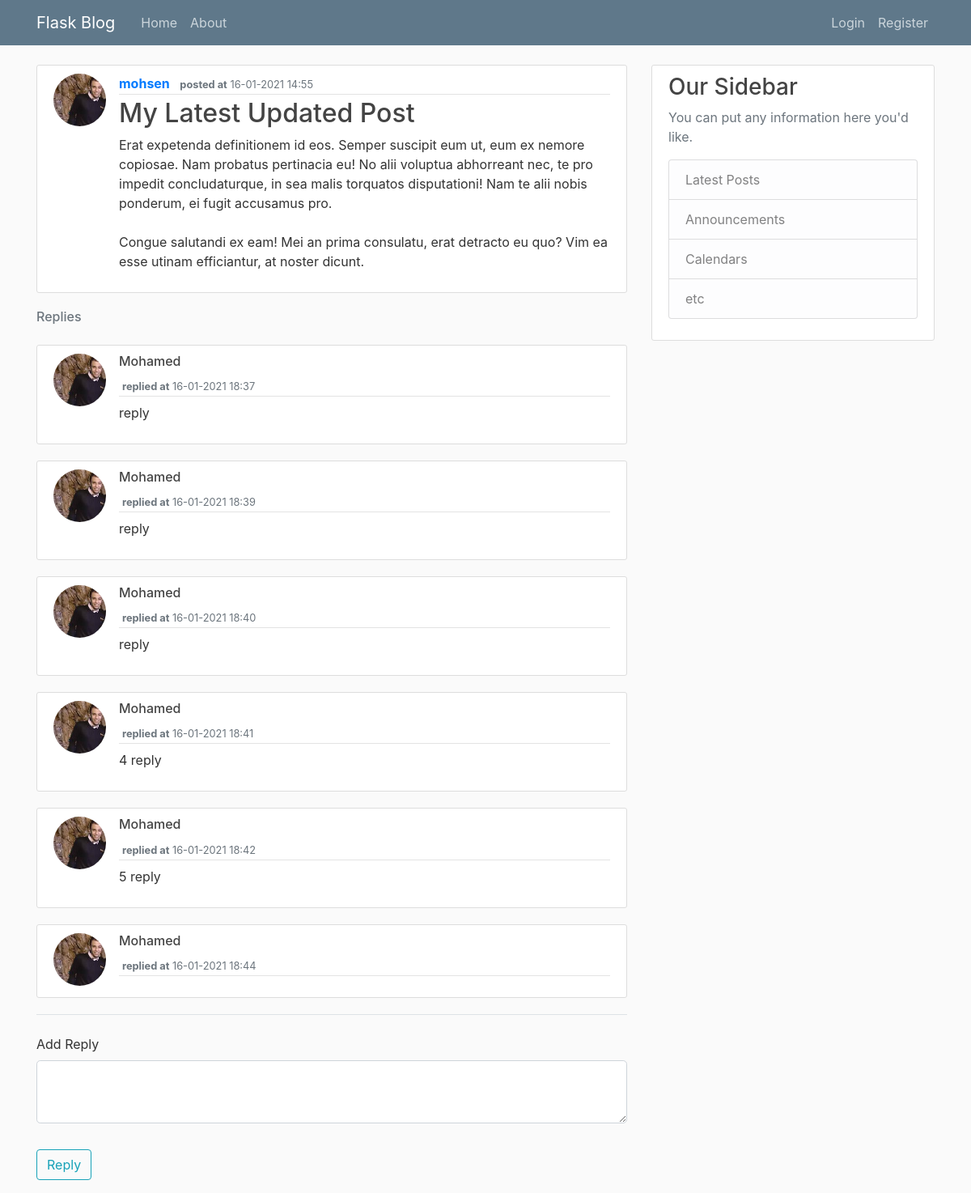
Screenshot of /post/26 with the database file from the repository.
### flask_blog/models.py (models this page shows, shortened)
class User(db.Model, UserMixin):
    id = db.Column(db.Integer, primary_key=True)
    username = db.Column(db.String(20), unique=True, nullable=False)
    email = db.Column(db.String(120), unique=True, nullable=False)
    image_file = db.Column(db.String(20), nullable=True, default='default.jpeg')
    password = db.Column(db.String(60), nullable=False)
    posts = db.relationship('Post', backref='author', lazy=True)
    reply = db.relationship('Replies', backref='user', lazy=True)

class Post(db.Model):
    id = db.Column(db.Integer, primary_key=True)
    title = db.Column(db.String(100), nullable=False)
    date_posted = db.Column(db.DateTime, nullable=False, default=datetime.utcnow)
    content = db.Column(db.Text, nullable=False)
    user_id = db.Column(db.Integer, db.ForeignKey('user.id'), nullable=False)
    replies = db.relationship('Replies', backref='replies', lazy=True)

class Replies(db.Model):
    id = db.Column(db.Integer, primary_key = True)
    date_posted = db.Column(db.DateTime, nullable=False, default=datetime.utcnow)
    post_id = db.Column(db.Integer, db.ForeignKey('post.id'), nullable=False)
    user_id = db.Column(db.Integer, db.ForeignKey('user.id'), nullable=False)
    content = db.Column(db.Text, nullable = False)

### flask_blog/routes.py (the view, shortened to what this page needs)
@app.route("/post/<int:post_id>", methods=['GET','POST'])
def post(post_id):
    post = Post.query.get_or_404(post_id)
    replies = post.replies
    num_of_rep = len(replies)
    form = Reply()
    return render_template('post.html', title=post.title,
                               post=post, replies=replies, n=num_of_rep, form=form)

### flask_blog/forms.py
class Reply(FlaskForm):
    content = TextAreaField('Add Reply', validators=[DataRequired()])
    submit = SubmitField('Reply')

### flask_blog/templates/post.html (shortened to what this page needs)
{% extends "layout.html" %}
{% block content %}
    <article class="media content-section">
      <img class="rounded-circle article-img" src="{{ url_for('static', filename='profile_pics/' + post.author.image_file)}}">
      <div class="media-body">
        <div class="article-metadata">
          <a class="mr-2" href="{{ url_for('user_posts', username = post.author.username) }}"><b>{{ post.author.username }}</b></a>
          <small class="text-muted"><b>posted at</b> {{ post.date_posted.strftime('%d-%m-20%y %H:%M') }}</small>
        </div>
        <h2 class="article-title">{{ post.title }}</h2>
        <p class="article-content">{{ post.content }}</p>
      </div>
    </article>
    {% if replies %}
      <h6 class="mb-4 text-muted">Replies</h6>
      {% for reply in replies %}
        <article class="media content-section">
            <img class="rounded-circle article-img" src="{{ url_for('static', filename='profile_pics/' + reply.user.image_file)}}">
          <div class="media-body">
            <div class="article-metadata mb-2">
              <a class="mr-1" href="{{ url_for('user_posts', username = reply.user.username)}}"><h6>{{ reply.user.username }}</h6></a>
              <small class="text-muted"><b>replied at</b> {{ reply.date_posted.strftime('%d-%m-20%y %H:%M') }}</small>
            </div>
            <p class="article-content">{{ reply.content }}</p>
          </div>
        </article>
      {% endfor %}
    {% endif %}
    <form method="POST" action="" enctype="multipart/form-data">
            <fieldset class="form-group">
                <legend class="border-bottom mb-4">{{legend}}</legend>
                <div class="form-group">
                    {{ form.content.label(class="form-control-label")}}
                    {% if form.content.errors %}
                        {{ form.content(class="form-control form-control-lg is-invalid") }}
                        <div class="invalid-feedback">
                            {% for error in form.content.errors %}
                                <span> {{ error }}</span>
                            {% endfor %}
                        </div>
                    {% else %}
                         {{ form.content(class="form-control form-control-lg")}}
                    {% endif%}
                </div>
            </fieldset>
            <div class="form-group">
                {{ form.submit(class="btn btn-outline-info")}}
            </div>
        </form>
{% endblock content %}

### flask_blog/static/main.css (style rules this page uses)
body { background: #fafafa; color: #333333; margin-top: 5rem; }
h1, h2, h3, h4, h5, h6 { color: #444444; }
.content-section { background: #ffffff; padding: 10px 20px; border: 1px solid #dddddd; border-radius: 3px; margin-bottom: 20px; }
.article-title { color: #444444; }
.article-content { white-space: pre-line; }
.article-img { height: 65px; width: 65px; margin-right: 16px; }
.article-metadata { padding-bottom: 1px; margin-bottom: 4px; border-bottom: 1px solid #e3e3e3 }

### rows the page displays
User: image_file (picture), author.username "mohsen"
Post: date_posted "16-01-2021 14:55", title "My Latest Updated Post", content "Erat expetenda definitionem id eos. Semper suscipit eum ut, eum ex nemore copiosae. Nam probatus pertinacia eu! No alii voluptua abhorreant nec, te pro impedit concludaturque, in sea malis torquatos disputationi! Nam te alii nobis ponderum, ei fugit accusamus pro. Congue salutandi ex eam! Mei an prima consulatu, erat detracto eu quo? Vim ea esse utinam efficiantur, at noster dicunt."
Replies: image_file (picture), user.username "Mohamed", date_posted "16-01-2021 18:37", content "reply"
Replies: image_file (picture), user.username "Mohamed", date_posted "16-01-2021 18:39", content "reply"
Replies: image_file (picture), user.username "Mohamed", date_posted "16-01-2021 18:40", content "reply"
Replies: image_file (picture), user.username "Mohamed", date_posted "16-01-2021 18:41", content "4 reply"
Replies: image_file (picture), user.username "Mohamed", date_posted "16-01-2021 18:42", content "5 reply"
Replies: image_file (picture), user.username "Mohamed", date_posted "16-01-2021 18:44"
